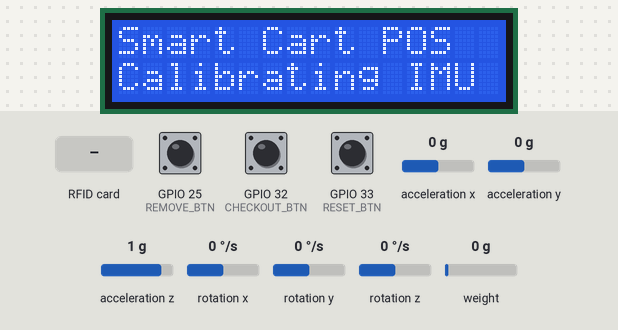
This sketch was run on a simulated ESP32. On the bench: 16×2 character LCD. The test bench sets the inputs (shaded band); at power-on: GPIO 25 (REMOVE_BTN) HIGH, acceleration x 0 g, GPIO 32 (CHECKOUT_BTN) HIGH, GPIO 33 (RESET_BTN) HIGH, acceleration y 0 g, acceleration z 1 g, rotation x 0 °/s, rotation y 0 °/s, rotation z 0 °/s, weight on the scale 0 g. Nothing arrives over Bluetooth unless stated.

Above: at 0.2 s.
5.9 s: RFID card AD 8C 90 02 held to the reader
At 8.2 s:
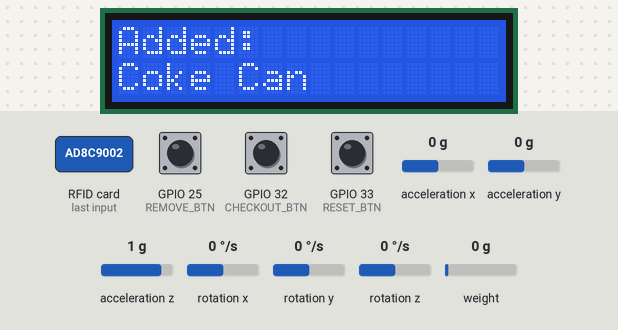
10.2 s: GPIO 25 (REMOVE_BTN) pulled LOW for 3.2 s
At 15.1 s:
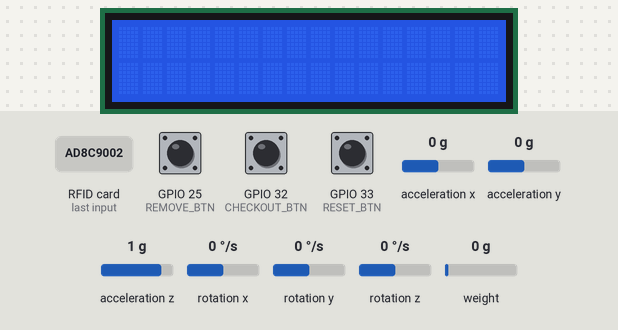
15.4 s: acceleration x set to -1.4 g
At 16.6 s:
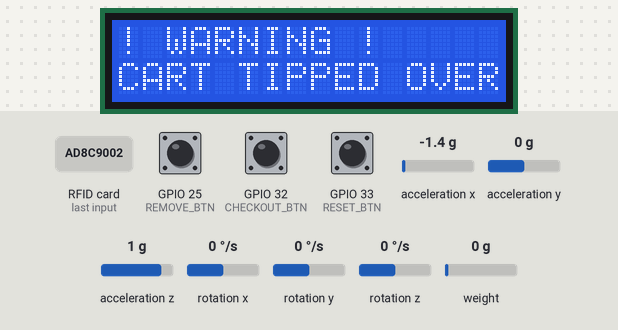
16.9 s: acceleration x set to 0 g
At 17.9 s:
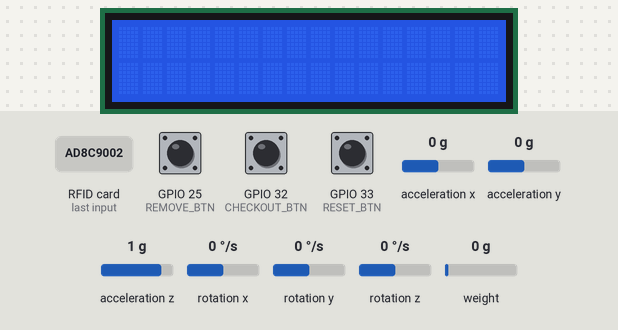
18.5 s: GPIO 32 (CHECKOUT_BTN) pulled LOW for 0.65 s
At 19.5 s:
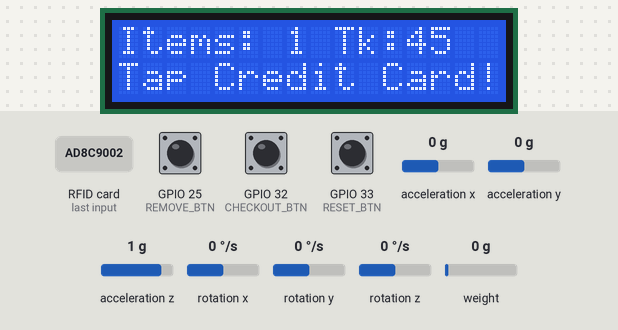
20.6 s: GPIO 33 (RESET_BTN) pulled LOW for 0.65 s
At 22.8 s:
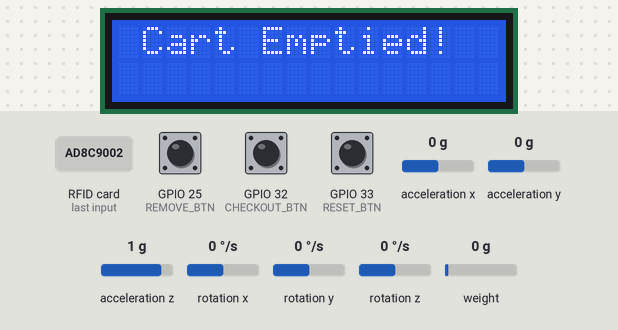
Timing chart, 0 to 24.3 s (numbered marks = the images above; inputs shaded):
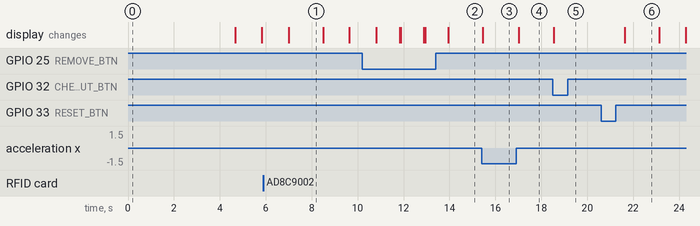

The sketch:

esp32_master.ino
```cpp
#include <Wire.h>
#include <LiquidCrystal_I2C.h>
#include <BLEDevice.h>
#include <BLEUtils.h>
#include <BLEScan.h>
#include "HX711.h"
#include <SPI.h>
#include <MFRC522.h>
#include <MPU6050_light.h>

// --- System Pins ---
LiquidCrystal_I2C lcd(0x27, 16, 2);
#define RXD2 16
#define TXD2 17

#define REMOVE_BTN 25
#define RESET_BTN 33
#define CHECKOUT_BTN 32

// --- Scale Setup ---
const int LOADCELL_DOUT_PIN = 22;
const int LOADCELL_SCK_PIN = 23;
HX711 scale;
float calibration_factor = 16.6;
int currentWeight = 0;

// --- BLE Tracker ---
String targetDeviceName = "CART_REMOTE";
BLEScan *pBLEScan;
bool targetFound = false;
int globalRSSI = -100;

// --- RFID Database ---
#define RST_PIN 26
#define SS_PIN 27
MFRC522 mfrc522(SS_PIN, RST_PIN);

struct Product
{
  String uid;
  String name;
  float price;
  float expectedWeight;
};

Product productDatabase[5] = {
    {"AD8C9002", "Coke Can", 45.00, 350.0},
    {"8A822A03", "Lays Chips", 25.00, 50.0},
    {"3A728F02", "Notebook", 120.00, 200.0},
    {"8A1C9002", "Gel Pen", 15.00, 15.0},
    {"AC278F02", "Water Bottle", 20.00, 500.0}};

// --- MPU6050 Setup (Bus 2) ---
TwoWire I2CMPU = TwoWire(1);
MPU6050 mpu(I2CMPU);

// --- Cart POS State Machine ---
float cartTotal = 0.00;
int itemCount = 0;
bool checkoutMode = false;
bool removeNextItem = false;
bool cartTipped = false;

// --- Bluetooth Callback ---
class MyAdvertisedDeviceCallbacks : public BLEAdvertisedDeviceCallbacks
{
  void onResult(BLEAdvertisedDevice advertisedDevice)
  {
    if (advertisedDevice.haveName())
    {
      if (advertisedDevice.getName() == targetDeviceName.c_str())
      {
        targetFound = true;
        globalRSSI = advertisedDevice.getRSSI();
      }
    }
  }
};

// --- Helper to safely halt the cart during UI popups ---
void haltCartForUI()
{
  globalRSSI = -100;
  Serial2.println("<-100>");
}

void setup()
{
  Serial.begin(115200);
  Serial2.begin(9600, SERIAL_8N1, RXD2, TXD2);

  pinMode(REMOVE_BTN, INPUT_PULLUP);
  pinMode(RESET_BTN, INPUT_PULLUP);
  pinMode(CHECKOUT_BTN, INPUT_PULLUP);

  Wire.begin(18, 19);
  lcd.begin(); // Updated as requested!
  lcd.backlight();
  lcd.setCursor(0, 0);
  lcd.print("Smart Cart POS");
  lcd.setCursor(0, 1);
  lcd.print("System Check...");

  I2CMPU.begin(21, 15, 100000);
  byte status = mpu.begin();
  if (status != 0)
  {
    Serial.println("MPU6050 not found!");
  }
  else
  {
    lcd.setCursor(0, 1);
    lcd.print("Calibrating IMU ");
    delay(1000);
    mpu.calcOffsets(true, true);
  }

  // SPI for RFID (MOSI on D5)
  SPI.begin(14, 13, 5, 27);
  mfrc522.PCD_Init();

  scale.begin(LOADCELL_DOUT_PIN, LOADCELL_SCK_PIN);
  scale.set_scale(calibration_factor);
  scale.tare();

  BLEDevice::init("");
  pBLEScan = BLEDevice::getScan();
  pBLEScan->setAdvertisedDeviceCallbacks(new MyAdvertisedDeviceCallbacks());
  pBLEScan->setActiveScan(true);

  delay(1500);
  lcd.clear();
}

void loop()
{
  // ==========================================
  // 0. SAFETY FIRST: MPU6050 Anti-Tip Check
  // ==========================================
  mpu.update();

  if (abs(mpu.getAngleX()) > 35.0 || abs(mpu.getAngleY()) > 35.0)
  {
    cartTipped = true;
    haltCartForUI(); // Stop motors instantly

    lcd.clear();
    lcd.setCursor(0, 0);
    lcd.print("! WARNING !");
    lcd.setCursor(0, 1);
    lcd.print("CART TIPPED OVER");
    delay(500);
    return;
  }
  else if (cartTipped)
  {
    cartTipped = false;
    lcd.clear();
  }

  // ==========================================
  // 1. BUTTON LOGIC
  // ==========================================
  if (digitalRead(CHECKOUT_BTN) == LOW && cartTotal > 0)
  {
    haltCartForUI();
    checkoutMode = true;
    removeNextItem = false;
    lcd.clear();
    lcd.setCursor(0, 0);
    lcd.print("Items: ");
    lcd.print(itemCount);
    lcd.print(" Tk:");
    lcd.print(cartTotal, 0);
    lcd.setCursor(0, 1);
    lcd.print("Tap Credit Card!");
    delay(500);
  }

  if (digitalRead(REMOVE_BTN) == LOW && !checkoutMode)
  {
    haltCartForUI();
    removeNextItem = true;
    lcd.clear();
    lcd.setCursor(0, 0);
    lcd.print("Remove Mode:");
    lcd.setCursor(0, 1);
    lcd.print("Scan to Subtract");
    delay(1000);
    lcd.clear();
  }

  if (digitalRead(RESET_BTN) == LOW)
  {
    haltCartForUI();
    checkoutMode = false;
    removeNextItem = false;
    cartTotal = 0.00;
    itemCount = 0;
    scale.tare();
    lcd.clear();
    lcd.setCursor(0, 0);
    lcd.print(" Cart Emptied!  ");
    delay(1500);
    lcd.clear();
  }

  // ==========================================
  // 2. POS RFID LOGIC
  // ==========================================
  if (mfrc522.PICC_IsNewCardPresent() && mfrc522.PICC_ReadCardSerial())
  {
    haltCartForUI(); // Prevent movement while processing scan

    String scannedUID = "";
    for (byte i = 0; i < mfrc522.uid.size; i++)
    {
      scannedUID += String(mfrc522.uid.uidByte[i] < 0x10 ? "0" : "");
      scannedUID += String(mfrc522.uid.uidByte[i], HEX);
    }
    scannedUID.toUpperCase();

    int foundIndex = -1;
    for (int i = 0; i < 5; i++)
    {
      if (scannedUID == productDatabase[i].uid)
      {
        foundIndex = i;
        break;
      }
    }

    if (checkoutMode)
    {
      if (foundIndex == -1)
      {
        lcd.clear();
        lcd.setCursor(0, 0);
        lcd.print("Processing...");
        delay(1500);
        lcd.clear();
        lcd.setCursor(0, 0);
        lcd.print("   PAYMENT OK!  ");
        lcd.setCursor(0, 1);
        lcd.print("   Thank You!   ");
        delay(3000);

        cartTotal = 0.00;
        itemCount = 0;
        checkoutMode = false;
        scale.tare();
        lcd.clear();
      }
      else
      {
        lcd.clear();
        lcd.setCursor(0, 0);
        lcd.print("Error: Use");
        lcd.setCursor(0, 1);
        lcd.print("Credit Card!");
        delay(1500);
        lcd.clear();
        lcd.setCursor(0, 0);
        lcd.print("Items: ");
        lcd.print(itemCount);
        lcd.print(" Tk:");
        lcd.print(cartTotal, 0);
        lcd.setCursor(0, 1);
        lcd.print("Tap Credit Card!");
      }
    }
    else
    {
      if (foundIndex != -1)
      {
        lcd.clear();
        if (removeNextItem)
        {
          cartTotal -= productDatabase[foundIndex].price;
          itemCount--;
          if (cartTotal < 0)
            cartTotal = 0;
          if (itemCount < 0)
            itemCount = 0;
          lcd.setCursor(0, 0);
          lcd.print("Voided: ");
          lcd.setCursor(0, 1);
          lcd.print(productDatabase[foundIndex].name);
          removeNextItem = false;
        }
        else
        {
          cartTotal += productDatabase[foundIndex].price;
          itemCount++;
          lcd.setCursor(0, 0);
          lcd.print("Added: ");
          lcd.setCursor(0, 1);
          lcd.print(productDatabase[foundIndex].name);
        }
        delay(1500);
        lcd.clear();
      }
      else
      {
        lcd.clear();
        lcd.setCursor(0, 0);
        lcd.print(" Unknown Item! ");
        delay(1500);
        lcd.clear();
      }
    }
    mfrc522.PICC_HaltA();
  }

  // ==========================================
  // 3. TELEMETRY & MOVEMENT LOGIC
  // ==========================================
  if (checkoutMode || removeNextItem)
    return;

  if (scale.is_ready())
  {
    currentWeight = round(scale.get_units(1));
    if (currentWeight < 0)
      currentWeight = 0;
  }

  targetFound = false;
  pBLEScan->start(1, false);
  pBLEScan->clearResults();

  if (!targetFound)
  {
    globalRSSI = -100;
  }

  // Command UNO over UART
  Serial2.print("<");
  Serial2.print(globalRSSI);
  Serial2.println(">");

  // 4. Update the Standard UI Screen
  char topRow[17], bottomRow[17];

  // Fit: "Tk:XXXX W:XXX C:XX"
  sprintf(topRow, "Tk:%.0f W:%d C:%d", cartTotal, currentWeight, itemCount);

  if (globalRSSI == -100)
  {
    sprintf(bottomRow, "Target Lost!    ");
  }
  else if (globalRSSI < -85)
  {
    sprintf(bottomRow, "Device Too Far! ");
  }
  else
  {
    sprintf(bottomRow, "Sig: %-4d dBm   ", globalRSSI);
  }

  // Ensure the string fits exactly 16 characters to overwrite old artifacts
  String tRow = String(topRow);
  while (tRow.length() < 16)
    tRow += " ";

  lcd.setCursor(0, 0);
  lcd.print(tRow);
  lcd.setCursor(0, 1);
  lcd.print(bottomRow);
}
```

Measured:
- after the input at 5.9 s, the display: changes after 1.1 s (image 1)
- after the input at 10.2 s, the display: first changes after 0.62 s (image 2 shows a later state)
- after the input at 15.4 s, the display: changes after 0.05 s (image 3)
- after the input at 16.9 s, the display: changes after 0.12 s (image 4)
- after the input at 18.5 s, the display: changes at once (image 5)
- after the input at 20.6 s, the display: changes after 1.0 s (image 6)
- what the display in image 1 shows lasts 1.5 s, from 7.0 s to 8.5 s
